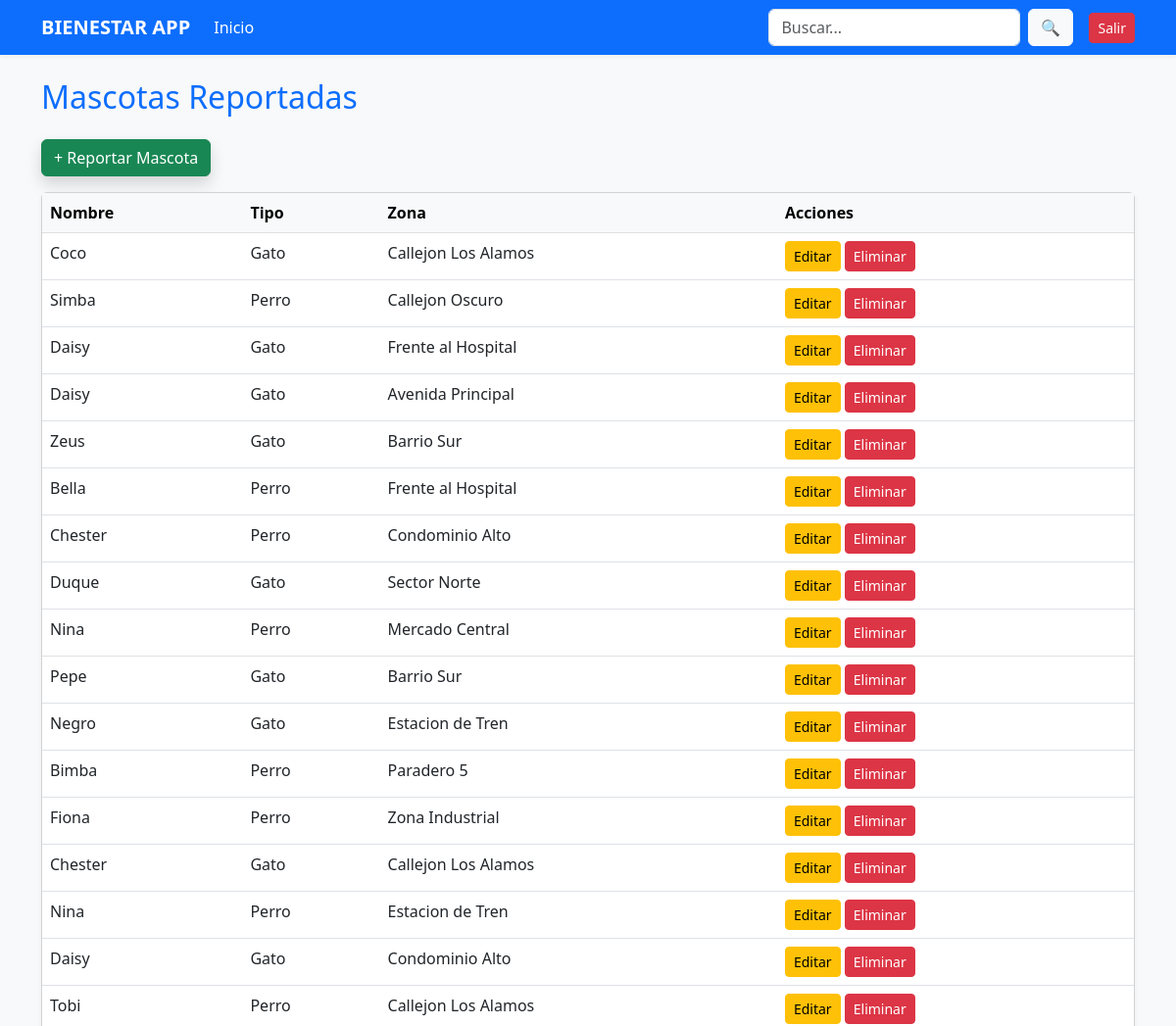
The app's page / (signed in, upper part), older data.
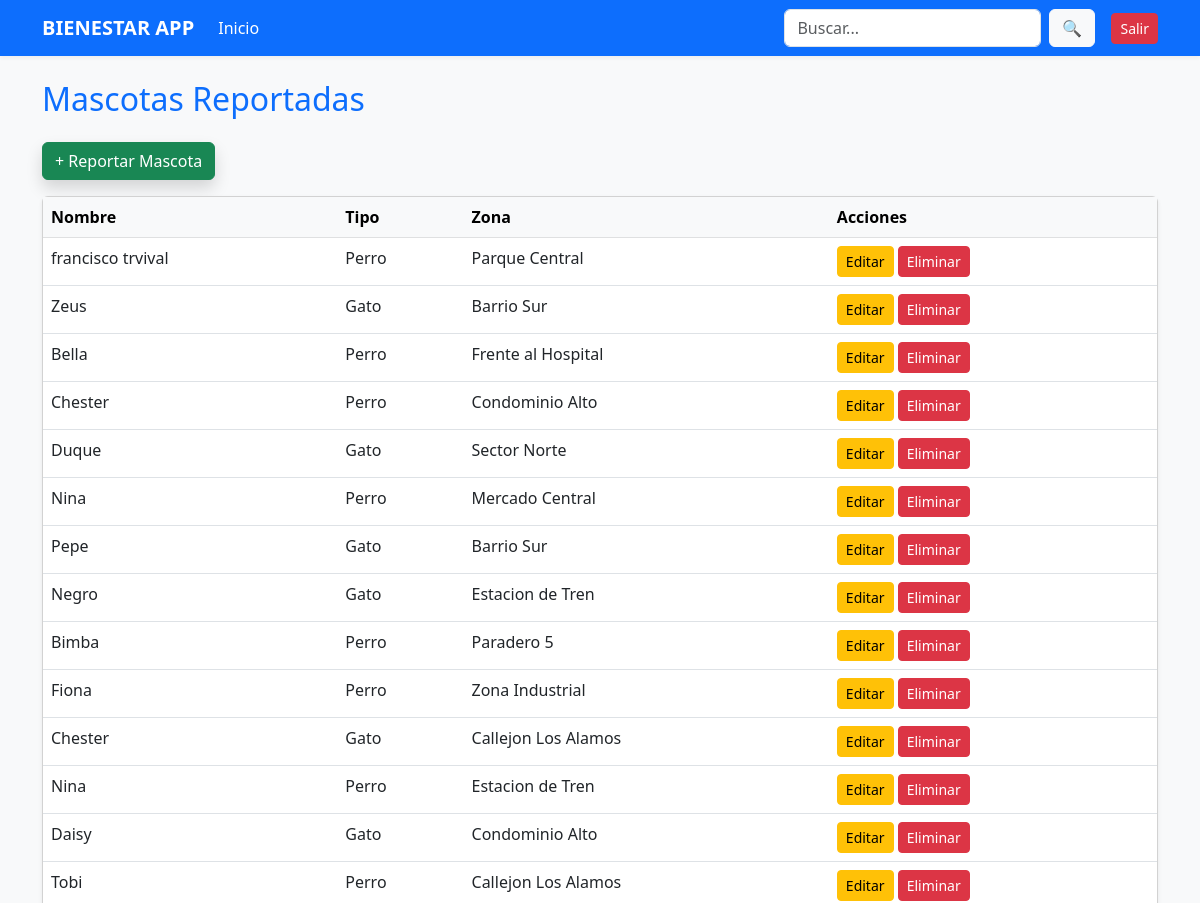
The same page, newer data.
### core/models.py (models this page shows, shortened)
class Mascota(models.Model):
    TIPO_CHOICES = [('Perro', 'Perro'), ('Gato', 'Gato')]
    nombre = models.CharField(max_length=100)
    tipo = models.CharField(max_length=10, choices=TIPO_CHOICES)
    descripcion = models.TextField()
    zona = models.CharField(max_length=100)
    fecha_reporte = models.DateTimeField(auto_now_add=True) #campos delformulario de creacion

### core/views.py (the view)
# urls.py: path('', views.lista_mascotas, name='lista_mascotas'),
@login_required
def lista_mascotas(request):
    mascotas = Mascota.objects.all().order_by('-fecha_reporte')
    return render(request, 'lista.html', {'mascotas': mascotas}) #pagina principal lista

### core/templates/lista.html
{% extends 'base.html' %}
{% block content %}
<h2 class="mb-4 text-primary">Mascotas Reportadas</h2>
<a href="{% url 'crear_mascota' %}" class="btn btn-success mb-3 shadow">+ Reportar Mascota</a>
<div class="card shadow-sm">
    <div class="card-body p-0">
        <table class="table table-hover mb-0">
            <thead class="table-light">
                <tr><th>Nombre</th><th>Tipo</th><th>Zona</th><th>Acciones</th></tr>
            </thead>
            <tbody>
                {% for m in mascotas %}
                <tr>
                    <td>{{ m.nombre }}</td>
                    <td>{{ m.tipo }}</td>
                    <td>{{ m.zona }}</td>
                    <td>
                        <a href="{% url 'editar_mascota' m.id %}" class="btn btn-sm btn-warning">Editar</a>
                        <a href="{% url 'eliminar_mascota' m.id %}" class="btn btn-sm btn-danger" onclick="return confirm('¿Estas seguro de eliminar a {{ m.nombre }}? Esta accion no se puede deshacer.')">Eliminar</a>
                    </td>
                </tr>
                {% empty %}
                <tr><td colspan="4" class="text-center py-4">No hay mascotas registradas</td></tr>
                {% endfor %}
            </tbody>
        </table>
    </div>
</div>
{% endblock %}

### core/templates/base.html (shortened to what this page needs)
<!DOCTYPE html>
<html>
<head>
    <link href="https://cdn.jsdelivr.net/npm/bootstrap@5.3.0/dist/css/bootstrap.min.css" rel="stylesheet">
</head>
<body>
    {% if user.is_authenticated %}
    <nav class="navbar navbar-expand-lg navbar-dark bg-primary mb-4">
        <div class="container">
            <a class="navbar-brand fw-bold" href="{% url 'lista_mascotas' %}">BIENESTAR APP</a>
            <div class="collapse navbar-collapse">
                <ul class="navbar-nav me-auto"><li class="nav-item"><a class="nav-link active" href="{% url 'lista_mascotas' %}">Inicio</a></li></ul>
                <form class="d-flex me-3" action="{% url 'buscar_mascota' %}" method="get">
                    <input class="form-control me-2" type="search" name="q" placeholder="Buscar..." required>
                    <button class="btn btn-light" type="submit">🔍</button>
                </form>
                <form action="{% url 'logout' %}" method="post">{% csrf_token %}<button class="btn btn-danger btn-sm">Salir</button></form>
            </div>
        </div>
    </nav>
    {% endif %}
    <div class="container">
        {% block content %}{% endblock %}
    </div>
</body>
</html>

### core/templates/base.html (style rules this page uses)
body { background-color: #f8f9fa; }
.navbar { box-shadow: 0 2px 4px rgba(0,0,0,.05); }

Row changes from the older to the newer data that the page shows:
removed Mascota: nombre "Coco", tipo "Gato", zona "Callejon Los Alamos"
removed Mascota: nombre "Simba", tipo "Perro", zona "Callejon Oscuro"
removed Mascota: nombre "Daisy", tipo "Gato", zona "Frente al Hospital"
removed Mascota: nombre "Daisy", tipo "Gato", zona "Avenida Principal"
added Mascota: nombre "francisco trvival", tipo "Perro", zona "Parque Central"
